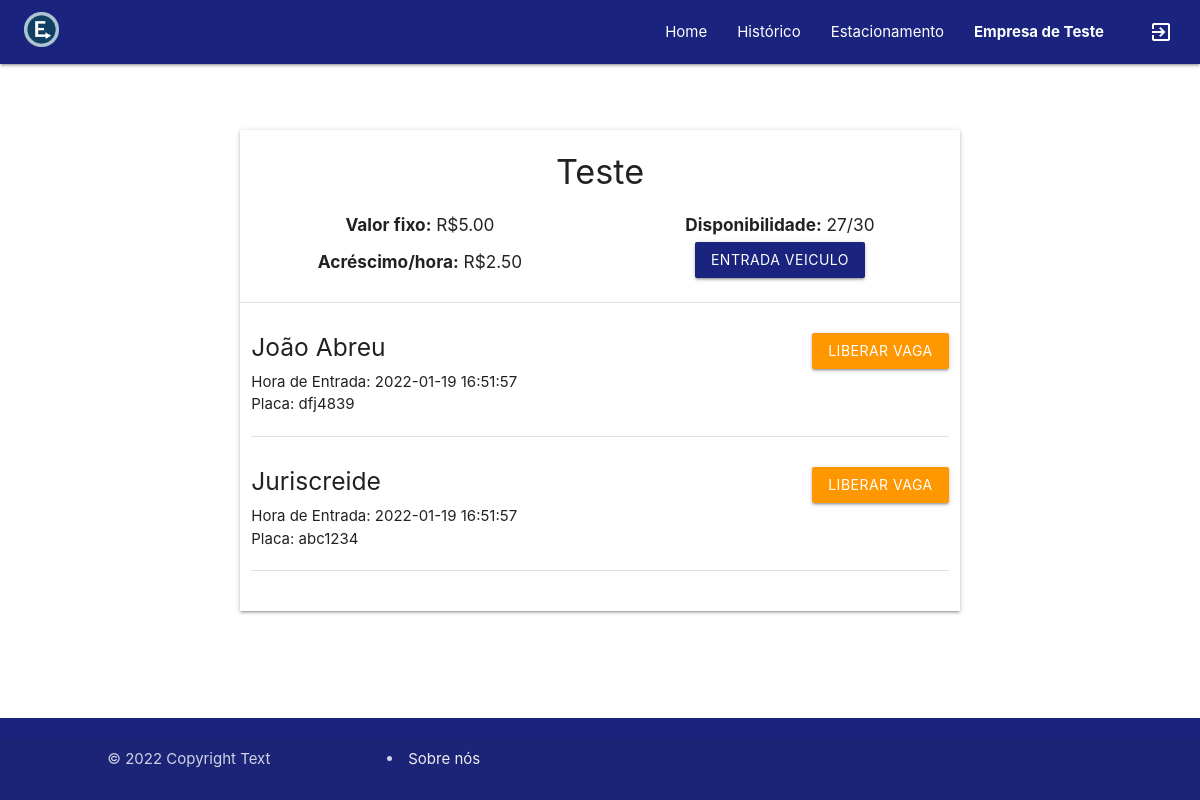
The page /code/home.php (signed in) on the database as committed earlier.
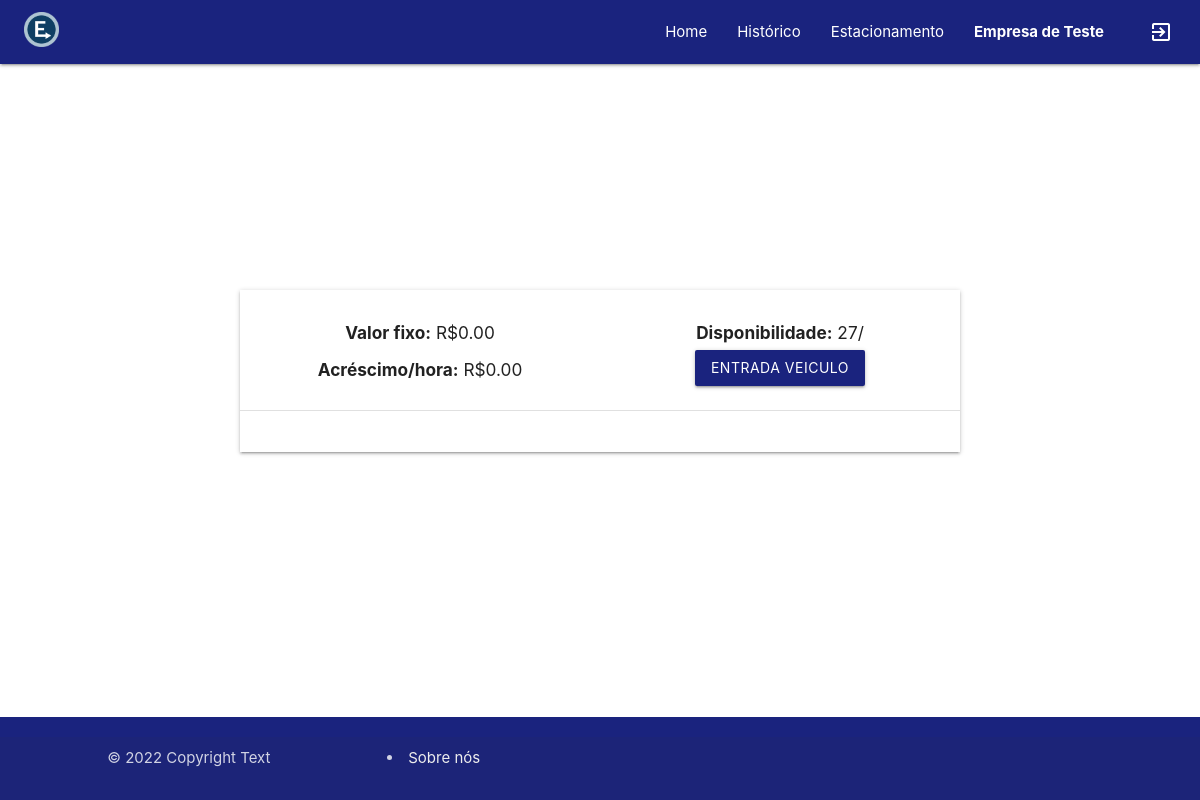
The same page on the database as committed later.
### tables this page shows
CREATE TABLE empresa (
  idEmpresa INT NOT NULL AUTO_INCREMENT,
  nomEmpresa VARCHAR(45) NOT NULL,
  dscCpfCnpj VARCHAR(45) NULL,
  email VARCHAR(45) NULL,
  telefone VARCHAR(25) NULL,
  senha VARCHAR(255) NOT NULL,
  PRIMARY KEY (idEmpresa));

CREATE TABLE estacionamento (
  idEstac INT NOT NULL AUTO_INCREMENT,
  nomEstac VARCHAR(45) NOT NULL,
  qtdVagas INT NOT NULL,
  valFixo DOUBLE NOT NULL,
  valAcresc DOUBLE NULL,
  idEmpresa INT NOT NULL,
  PRIMARY KEY (idEstac),
  INDEX fk_estacionamento_empresa_idx (idEmpresa ASC) VISIBLE,
  CONSTRAINT fk_estacionamento_empresa
    FOREIGN KEY (idEmpresa)
    REFERENCES empresa (idEmpresa)
    ON DELETE NO ACTION
    ON UPDATE NO ACTION);

CREATE TABLE aloca (
  idAloca INT NOT NULL AUTO_INCREMENT,
  idPessoa INT NOT NULL,
  idVaga INT NOT NULL,
  hrEntrada TIMESTAMP NOT NULL DEFAULT CURRENT_TIMESTAMP,
  hrSaida TIMESTAMP NULL,
  valTotal DOUBLE NULL,
  dscPlaca VARCHAR(25) NULL,
  INDEX fk_pessoa_has_vaga_vaga1_idx (idVaga ASC) VISIBLE,
  INDEX fk_pessoa_has_vaga_pessoa1_idx (idPessoa ASC) VISIBLE,
  PRIMARY KEY (idAloca),
  CONSTRAINT fk_pessoa_has_vaga_pessoa1
    FOREIGN KEY (idPessoa)
    REFERENCES pessoa (idPessoa)
    ON DELETE NO ACTION
    ON UPDATE NO ACTION,
  CONSTRAINT fk_pessoa_has_vaga_vaga1
    FOREIGN KEY (idVaga)
    REFERENCES vaga (idVaga)
    ON DELETE NO ACTION
    ON UPDATE NO ACTION);

CREATE TABLE pessoa (
  idPessoa INT NOT NULL AUTO_INCREMENT,
  nomPessoa VARCHAR(45) NULL,
  datNasc DATE NULL,
  sexPessoa VARCHAR(5) NULL,
  cpfPessoa VARCHAR(45) NOT NULL,
  PRIMARY KEY (idPessoa));

### code/php_actions/sessaoLog.php (called while the page is built, shortened)
<?php
include_once 'php_actions/conexao.php';
$id = $_SESSION['id_usuario'];
$sql = "SELECT * FROM empresa WHERE idEmpresa = '$id'";
$resultado = mysqli_query($conn, $sql);
$dados = mysqli_fetch_array($resultado);
$sql = "SELECT * FROM estacionamento WHERE idEmpresa = '$id'";
$query = mysqli_query($conn, $sql);
$dadosEstac = mysqli_fetch_array($query);
$idEstac = $dadosEstac['idEstac'];
$nomEstac = $dadosEstac['nomEstac'];
$valFixo = $dadosEstac['valFixo'];
$valAcresc = $dadosEstac['valAcresc'];
$qtdVagas = $dadosEstac['qtdVagas'];
?>

### code/home.php (the view, shortened to what this page needs)
<?php
require_once 'php_actions/sessaoLog.php';
include_once 'includes/headerLog.php';
?>
<!DOCTYPE html>
<html>
    <head>
        <link rel="stylesheet" href="https://cdnjs.cloudflare.com/ajax/libs/materialize/1.0.0/css/materialize.min.css">
        <link type="text/css" rel="stylesheet" href="css/materialize.min.css"  media="screen,projection"/>
</head>
<body>
    <div class="container" style="margin: auto; width: 60%;">
        <div class="row">
            <div class="col center-align">
            <div class="row s12 m6 center-align">
                <div class="col s12 z-depth-1">
                    <h4 class="center"><?php echo $nomEstac?></h4>
                    <div class="row center">
                        <div class="col s12 m6">
                            <h6><b>Valor fixo:</b> R$<?php echo number_format($valFixo, 2);?></h6>
                        </div>
                        <div class="col s12 m6">
                            <h6><b>Disponibilidade:</b> 27/<?php echo $qtdVagas ?></h6>
                        </div>
                        <div class="col s12 m6">
                            <h6><b>Acréscimo/hora:</b> R$<?php echo number_format($valAcresc, 2);?></h6>
                        </div>
                        <div class="col s12 m6">
                            <a href="entrada.php" class="btn indigo darken-4">entrada veiculo</a>
                        </div>
                        <div class="col s12 left-align">
                            <br>
                            <div class="row">
                            <div class='divider'></div>
                            <div class="col s12">
                                <?php
                                    $sql = "SELECT * FROM vaga WHERE idEstac = '$idEstac';";
                                    $query = mysqli_query($conn, $sql);
                                    while($vaga = mysqli_fetch_array($query)):
                                        $idVaga = $vaga['idVaga'];
                                        $sql2 = "SELECT * FROM aloca WHERE idVaga = '$idVaga';";
                                        $query2 = mysqli_query($conn, $sql2);
                                        while($aloca = mysqli_fetch_array($query2)):
                                            $idPessoa = $aloca['idPessoa'];
                                            $idVaga = $vaga['idVaga'];
                                            $query3 = mysqli_query($conn, "SELECT * FROM pessoa WHERE idPessoa = '$idPessoa'");
                                            $pessoa = mysqli_fetch_array($query3);
                                            $hrEntrada = $aloca['hrEntrada'];
                                            echo "<div class='row'>";
                                                echo "<div class='section'>";
                                                    echo "<div class='col s8'>";
                                                        echo "<h5>".$pessoa['nomPessoa']."</h5><span>Hora de Entrada: ".$hrEntrada."</span><br><span>Placa: ".$aloca['dscPlaca']."</span>";
                                                    echo "</div>";
                                                    echo "<div class='section'>";
                                                        echo "<div class='col s4'>";
                                                            echo "<div class='botao-lista right-align'>";
                                                                echo "<form action='php_actions/liberarvaga.php' method='POST' name='liberarVaga'";
                                                                    echo "<input type='text' name='vaga' value=".$idVaga.">";
                                                                    echo "<button type='submit' class='btn orange' name='btnLiberar'>liberar vaga</button>";
                                                                echo "</form>";
                                                            echo "</div>";
                                                        echo "</div>";
                                                    echo "</div>";
                                                echo "</div>";
                                            echo "</div>";
                                            echo "<div class='divider'></div>";
                                        endwhile;
                                    endwhile;
                                ?>
                                </div>
                            </div>
                        </div>
                    </div>
                </div>
            </div>
        </div>
    </div>
</div>
        <?php
        include_once 'includes/footer.php';?>
    </body>
  </html>

### code/includes/headerLog.php (shortened to what this page needs)
<?php
require_once 'php_actions/sessaoLog.php';
?>
<div class="navbar">
    <nav>
        <div class="nav-wrapper indigo darken-4">
            <a href="home.php" class="brand-logo" style="margin-left:2%; margin-top: 1%;"><img src="imagem/logo_estacioney50px.png" alt="" width="35" height="35"></a>
            <ul id="navbar-items" class="right hide-on-med-and-down" style="padding-right: 1%;">
                <li><a href="home.php">Home</a></li>
                <li><a href="historico.php">Histórico</a></li>
                <li><a href="estacionamento.php">Estacionamento</a></li>
                <li><b><a href="empresa.php"><?php echo $dados['nomEmpresa'] ?></a></b></li>
                <li><a href="php_actions/deslogar.php"><i class="material-icons right">exit_to_app</i></a></li>
            </ul>
        </div>
    </nav>
</div>

### code/includes/footer.php (shortened to what this page needs)
<head>
    <link rel="stylesheet" href="https://cdnjs.cloudflare.com/ajax/libs/materialize/1.0.0/css/materialize.min.css">
    <link type="text/css" rel="stylesheet" href="css/materialize.min.css" media="screen,projection" />
</head>
<footer class="page-footer indigo darken-4">
    <div class="footer-copyright">
        <div class="container">
            <div class="row">
                <div class="col s4" style="margin-left: -10%;">
                    © 2022 Copyright Text
                </div>
                <div class="col s8">
                    <li><a class="grey-text text-lighten-3" href="sobrenos.php">Sobre nós</a></li>
                </div>
            </div>
        </div>
    </div>
  </footer>

### code/includes/footer.php (style rules this page uses)
body { display: flex; min-height: 100vh; flex-direction: column; }

### code/home.php (style rules this page uses)
.botao-lista { display: block; top:50%; }

Rows that differ between the two databases and show on the page:
removed estacionamento: nomEstac "Teste", valFixo "5.00", qtdVagas "30", valAcresc "2.50"
no longer on this page (row unchanged): aloca: idPessoa.nomPessoa "João Abreu", hrEntrada "2022-01-19 16:51:57", dscPlaca "dfj4839", $idVaga 1 (drawn)
no longer on this page (row unchanged): aloca: idPessoa.nomPessoa "Juriscreide", hrEntrada "2022-01-19 16:51:57", dscPlaca "abc1234", $idVaga 2 (drawn)
Other text that changed with them:
$valFixo: (not shown) → "0.00"
$valAcresc: (not shown) → "0.00"
